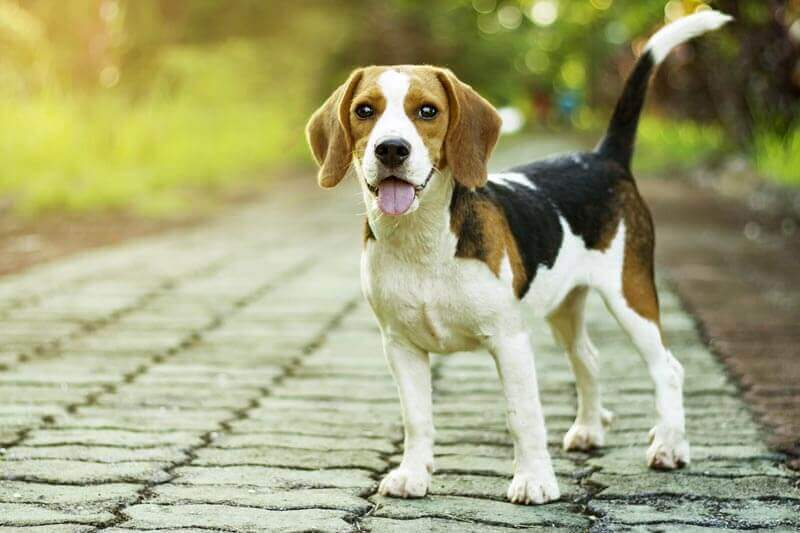
#> input picture dog.jpg, 800 x 533 px, found by its file name
$ python mask.py
#> lines starting #> are read from the running program, lines starting #| are printed output that depends on the picture; after the words box and inside, x2 and y2 are one past the last pixel; in counts of white or black regions, pixels touching at a corner belong together
import cv2 as cv
import numpy as np
img=cv.imread("images/dog.jpg")
#> img is the input picture: shape (533, 800, 3); mean B, G, R 119.4, 162.4, 161.9
blanks = np.zeros((img.shape[0], img.shape[1]), dtype="uint8")
#cv.imshow("iamge",img)
#cv.imshow("blanks",blanks)
mask=cv.circle(blanks,(img.shape[1]//2,img.shape[0]//2),100,255,-1)
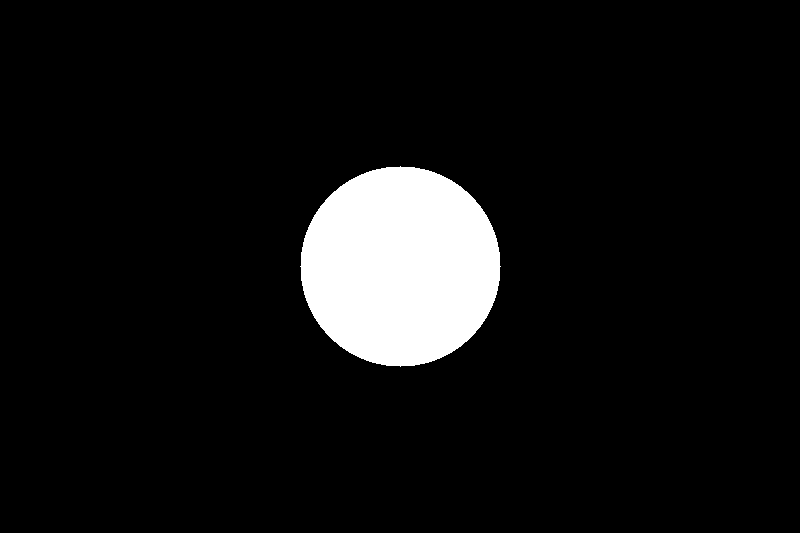
#> blanks: shape (533, 800); 7.4% white; 1 white region, box (x1, y1, x2, y2) and area: (300, 166, 501, 367) 31417

cv.imshow("mask",mask)
masked=cv.bitwise_and(img,img,mask=mask)
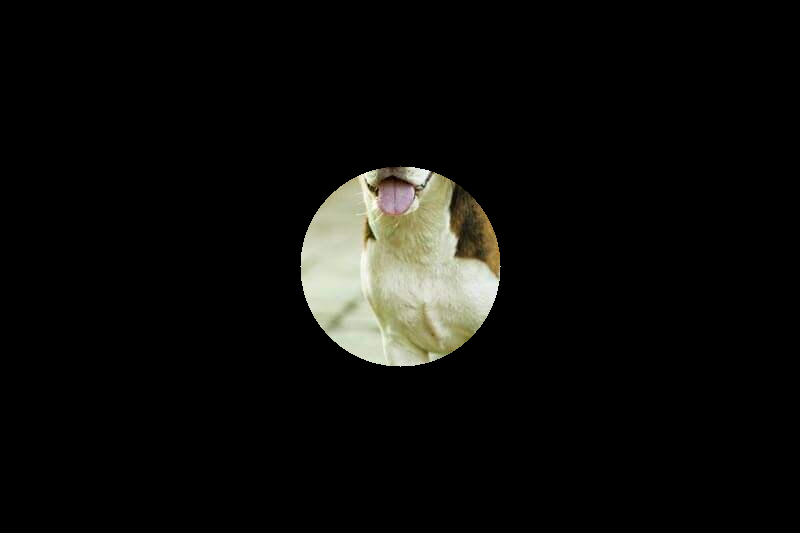
#> masked: shape (533, 800, 3); mean B, G, R 10.9, 13.2, 13.3
cv.imshow("masked",masked)


cv.waitKey(0)

$ run again, with Modi.jpg copied over dog.jpg
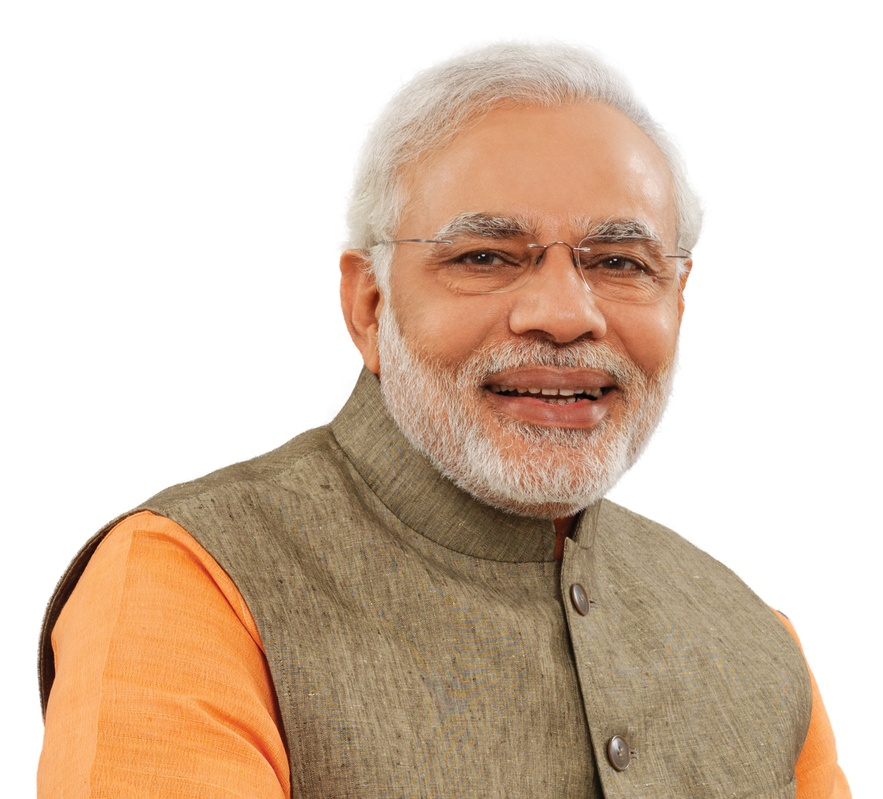
#> input picture Modi.jpg, 883 x 799 px, shrunk from 1500 x 1358 before the run, found by its file name
#> img is the input picture: shape (799, 883, 3); mean B, G, R 178.5, 196.6, 217.3
#> `mask=cv.circle(blanks,(img.shape[1]//2,img.shape[0]//2),100,255,-1)`:
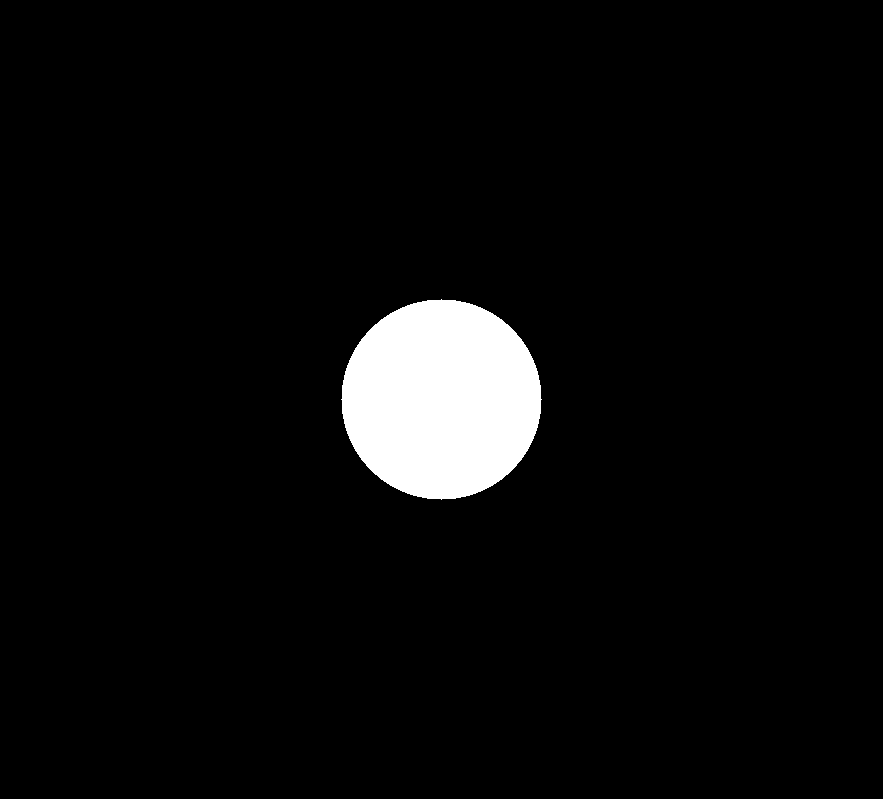
#> blanks: shape (799, 883); 4.5% white; 1 white region, box (x1, y1, x2, y2) and area: (341, 299, 542, 500) 31417
#> `masked=cv.bitwise_and(img,img,mask=mask)`:
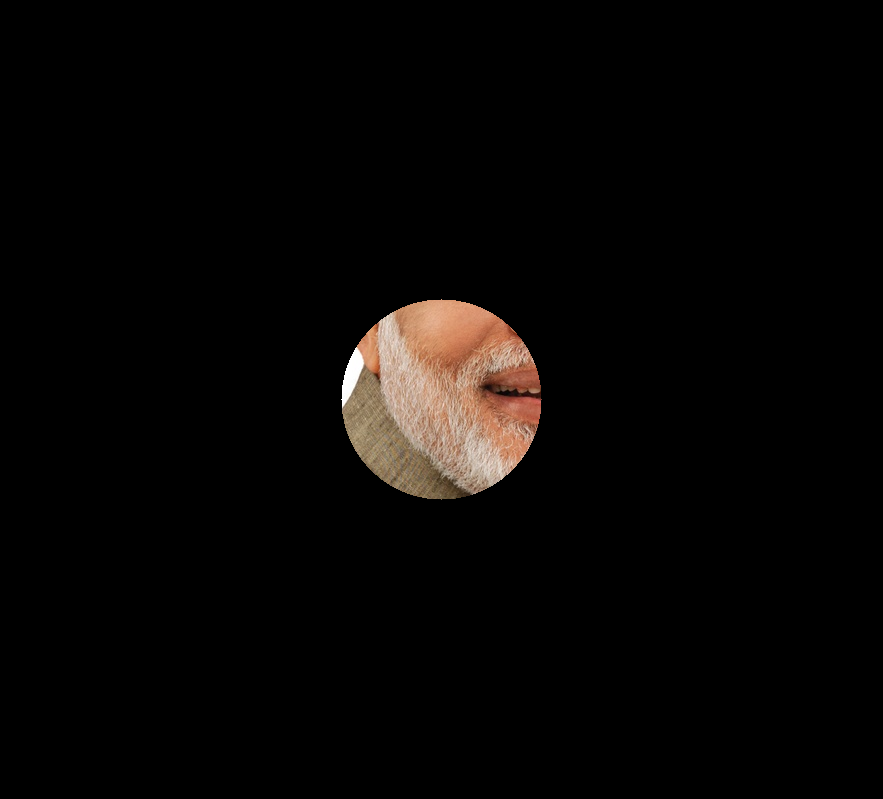
#> masked: shape (799, 883, 3); mean B, G, R 5, 6.2, 8.1

$ run again, with Trump.jpg copied over dog.jpg
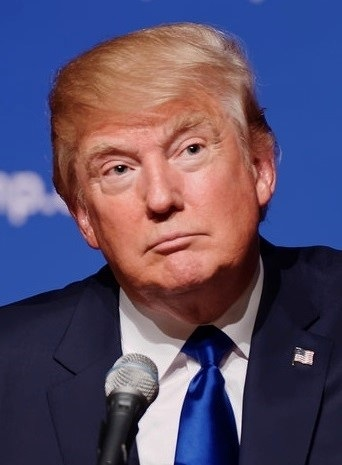
#> input picture Trump.jpg, 342 x 465 px, found by its file name
#> img is the input picture: shape (465, 342, 3); mean B, G, R 104.9, 77.8, 89.5
#> `mask=cv.circle(blanks,(img.shape[1]//2,img.shape[0]//2),100,255,-1)`:
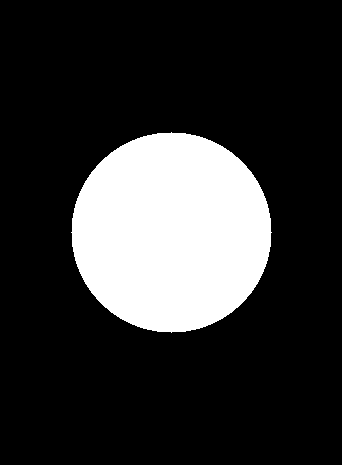
#> blanks: shape (465, 342); 19.8% white; 1 white region, box (x1, y1, x2, y2) and area: (71, 132, 272, 333) 31417
#> `masked=cv.bitwise_and(img,img,mask=mask)`:
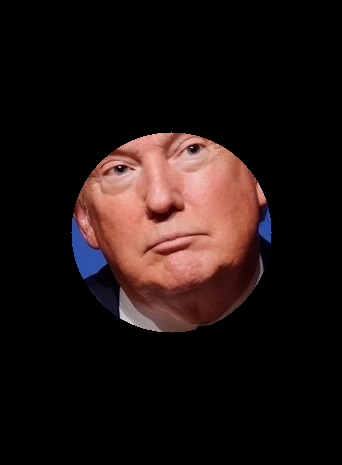
#> masked: shape (465, 342, 3); mean B, G, R 17.5, 19, 30.4

$ run again, with obama.jpg copied over dog.jpg
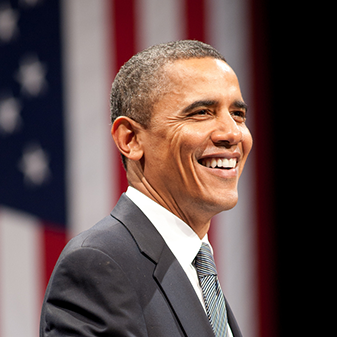
#> input picture obama.jpg, 337 x 337 px, found by its file name
#> img is the input picture: shape (337, 337, 3); mean B, G, R 76.1, 77.4, 96.7
#> `mask=cv.circle(blanks,(img.shape[1]//2,img.shape[0]//2),100,255,-1)`:
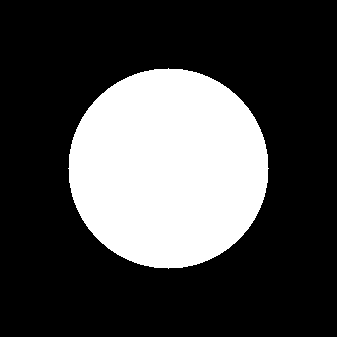
#> blanks: shape (337, 337); 27.7% white; 1 white region, box (x1, y1, x2, y2) and area: (68, 68, 269, 269) 31417
#> `masked=cv.bitwise_and(img,img,mask=mask)`:
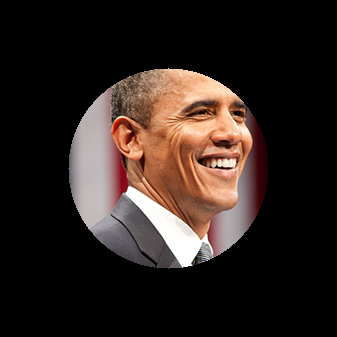
#> masked: shape (337, 337, 3); mean B, G, R 31, 35.4, 46.3
